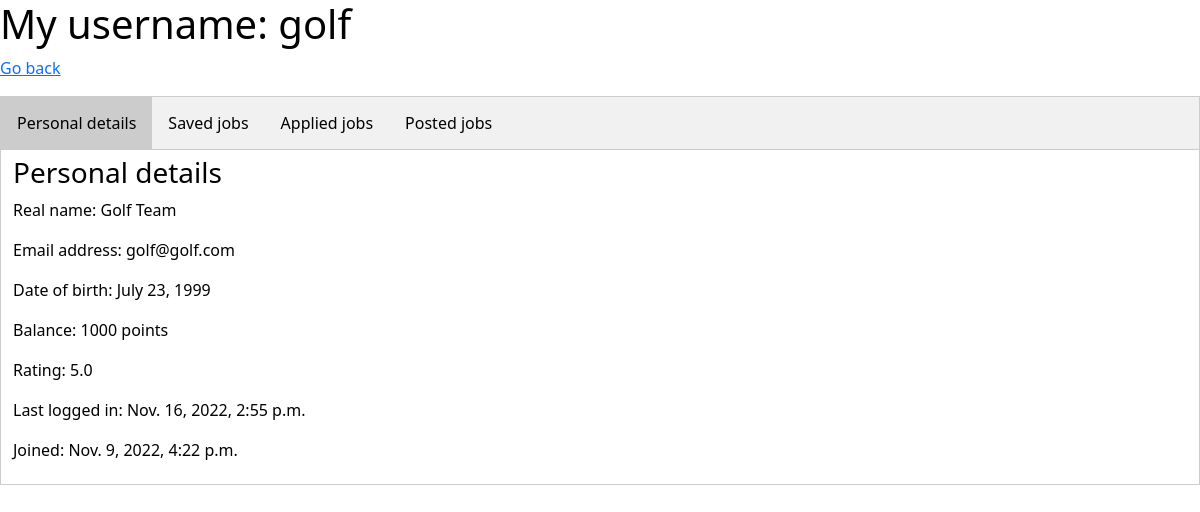
/profile/me/ (signed in), run on an earlier commit of the app's database.
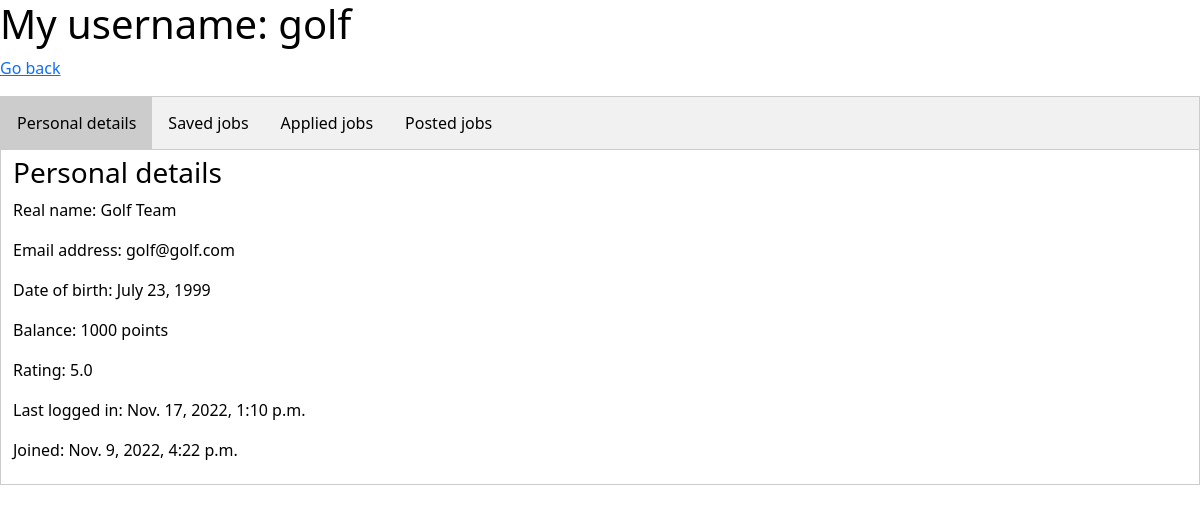
And on a later commit of the database.
### userprofile/models.py (models this page shows)
class User(AbstractUser):
    balance = models.IntegerField(default=0)
    date_of_birth = models.DateField()
    rating = models.FloatField(default=0)
    REQUIRED_FIELDS = ["first_name", "last_name", "email", "date_of_birth"]

### userprofile/views.py (the view, shortened to what this page needs)
# urls.py: path('me/', views.me, name='me') # My profile
def me(request):
    template = loader.get_template('userprofile/private.html')
    id = request.user.id
    try:
        user_extended = User.objects.get(pk=id)
    except User.DoesNotExist:
        return HttpResponseNotFound()
    saved_jobs = []
    saved = Bookmark.objects.filter(user_id=id)
    for job in saved:
        saved_jobs.append([job.job_id, job.saving_time])
    applied_jobs = []
    applied = Application.objects.filter(applicant_id=id)
    for job in applied:
        applied_jobs.append([job.job_id, job.status])
    posted_jobs = []
    posted = Job.objects.filter(poster_id=id)
    for job in posted:
        applicants = list(Application.objects.filter(job_id=job.job_id))
        posted_jobs.append([job, applicants])
    context = {
        'user': user_extended,
        'saved': saved_jobs,
        'applied': applied_jobs,
        'posted': posted_jobs,
    }
    return HttpResponse(template.render(context, request))

### templates/userprofile/private.html (shortened to what this page needs)
{% extends 'base.html' %}
{% block content %}
<h1>My username: {{ user.username }}</h1>
<p><a href="{% url 'home' %}">Go back</a></p>
<div class="tab">
  <button class="tablinks" onclick="openTab(event, 'details')" id="details_tab">Personal details</button>
  <button class="tablinks" onclick="openTab(event, 'saved')" id="saved_tab">Saved jobs</button>
  <button class="tablinks" onclick="openTab(event, 'applied')" id="applied_tab">Applied jobs</button>
  <button class="tablinks" onclick="openTab(event, 'posted')" id="posted_tab">Posted jobs</button>
</div>
<div id="details" class="tabcontent">
  <h3>Personal details</h3>
  <p>Real name: {{ user.first_name }} {{ user.last_name }}</p>
  <p>Email address: {{ user.email }}</p>
  <p>Date of birth: {{ user.date_of_birth }}</p>
  <p>Balance: {{ user.balance }} points</p>
  <p>Rating: {{ user.rating }}</p>
  <p>Last logged in: {{ user.last_login }}</p>
  <p>Joined: {{ user.date_joined }}</p>
</div>
{% endblock %}

### templates/base.html (shortened to what this page needs)
{% load static %}
<!DOCTYPE html>
<html xmlns="http://www.w3.org/1999/xhtml" lang="en">
<head>
  <link href="https://cdn.jsdelivr.net/npm/bootstrap@5.2.2/dist/css/bootstrap.min.css" rel="stylesheet">
  <link rel="stylesheet" type="text/css" href="{% static 'css/styles.css' %}"/>
</head>
<body>
  {% block content %}
  {% endblock %}
</body>
</html>

### static/css/styles.css (style rules this page uses)
body { background-color: #ffffff; color: #000; }
.tab { overflow: hidden; border: 1px solid #ccc; background-color: #f1f1f1; }
.tab button { background-color: inherit; float: left; border: none; outline: none; cursor: pointer; padding: 14px 16px; transition: 0.3s; }
.tab button.active { background-color: #ccc; }
.tabcontent { display: none; padding: 6px 12px; border: 1px solid #ccc; border-top: none; animation: fadeEffect 1s; }

What changed in the data, as far as the page shows it:
changed User "Golf": last_login "Nov. 16, 2022, 2:55 p.m." → "Nov. 17, 2022, 1:10 p.m."
